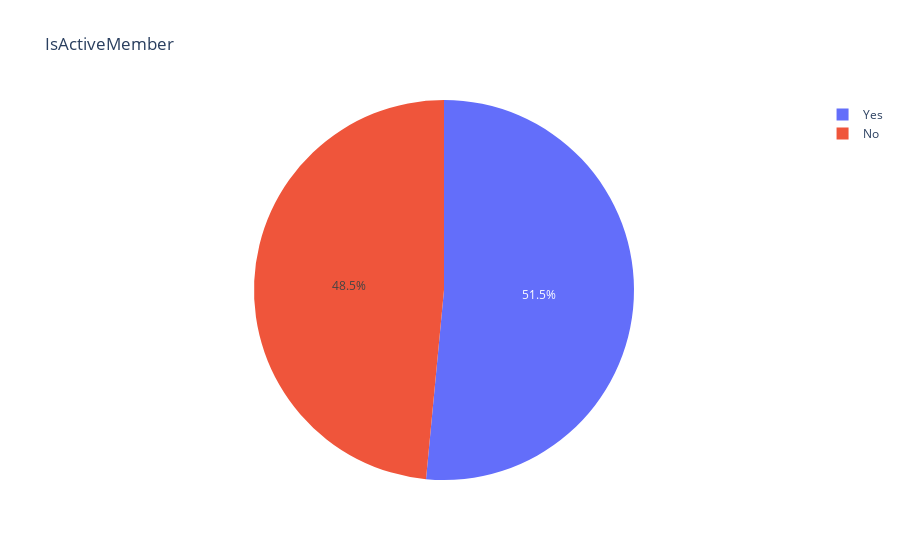

Notebook source saved alongside this figure:
### Code cell
labels = ['Yes','No']
values = dataset["IsActiveMember"].value_counts().values.tolist()

fig = go.Figure(data = [go.Pie(labels = labels, values = values)],layout = go.Layout(title = go.layout.Title(text = 'IsActiveMember')))
fig.show()

### Figure 1 — Plotly figure (JSON) as saved in the notebook; plotly's stock layout.template omitted (floating-point values rounded to 4 significant figures)
{"data": [{"labels": ["Yes", "No"], "type": "pie", "values": [5151, 4849]}], "layout": {"title": {"text": "IsActiveMember"}}}
